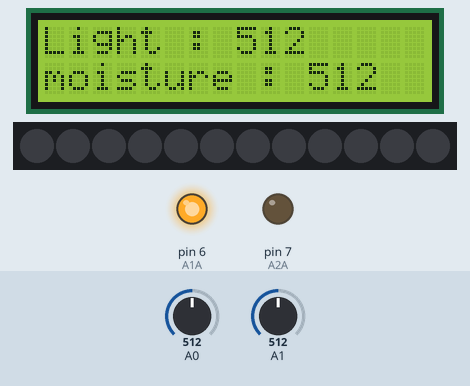
Recording of a sketch running on a simulated Arduino Uno, built with avr-gcc and run on an emulated ATmega328P. On the bench: 16×2 character LCD, 12 RGB LEDs in strip order, left to right, output pins drawn as LEDs (lit = HIGH). The inputs (shaded band) are chosen by the test bench; at power-on: A0 = 512, A1 = 512.

Above: at 0.1 s.
At 91.2 s:
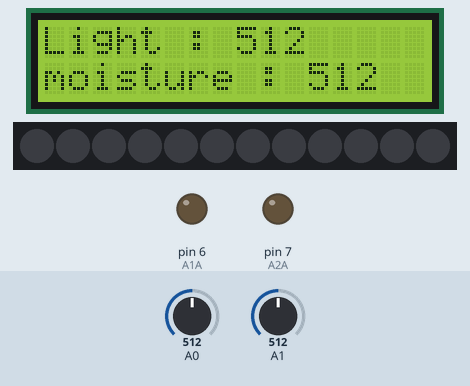
Timing chart, 0 to 103.7 s (numbered marks = the images above):
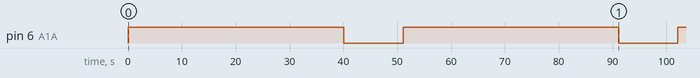

The sketch:

sketch_12_1_Color.ino
```cpp
#include <LiquidCrystal_I2C.h>
#include <Adafruit_NeoPixel.h>
#include <Wire.h>
#define NEO_PIN 8
#define NUM_LEDS 12

int A1A = 6;
int A2A = 7;

int rval = 0;
int gval = 0;
int bval = 0;

LiquidCrystal_I2C lcd(0x27, 16, 2);
Adafruit_NeoPixel LED = Adafruit_NeoPixel(NUM_LEDS, NEO_PIN, NEO_GRB + NEO_KHZ800);

void setup() {
  // put your setup code here, to run once:
  pinMode(8,OUTPUT);
  Serial.begin(9600);
  lcd.init();
  lcd.backlight();
  LED.begin();
  LED.setBrightness(100);
  pinMode(A1A,OUTPUT);
  pinMode(A2A, OUTPUT);

  LED.setPixelColor(0, LED.Color(255, 0, 0));
  LED.setPixelColor(1, LED.Color(255, 0, 0));
  LED.setPixelColor(2, LED.Color(0, 0, 255));
  LED.setPixelColor(3, LED.Color(255, 0, 0));
  LED.setPixelColor(4, LED.Color(255, 0, 0));
  LED.setPixelColor(5, LED.Color(0, 0, 255));
  LED.setPixelColor(6, LED.Color(255, 0, 0));
  LED.setPixelColor(7, LED.Color(255, 0, 0));
  LED.setPixelColor(8, LED.Color(0, 0, 255));
  LED.setPixelColor(9, LED.Color(255, 0, 0));
  LED.setPixelColor(10, LED.Color(255, 0, 0));
  LED.setPixelColor(11, LED.Color(0, 0, 255));

}

void loop() {
  // put your main code here, to run repeatedly:
  int light = analogRead(A0);
  int Soil_moisture = analogRead(A1);
  lcd.setCursor(0,1);
  lcd.print("moisture : ");
  lcd.print(Soil_moisture);

  lcd.setCursor(0,0);
  lcd.print("Light : ");
  lcd.print(light);

  if(light>400){
    lcd.setCursor(0,1);
    //digitalWrite(8,LOW);
    LED.setBrightness(0);
  }
  if(light<=400){
    lcd.setCursor(0,1);
    //digitalWrite(8,HIGH);
    LED.setBrightness(400-light);
  }

  while(Serial.available()>0){
    rval = Serial.parseInt();
    gval = Serial.parseInt();
    bval = Serial.parseInt();

    if(Serial.read() =='\n'){
      LED.setPixelColor(0, LED.Color(rval, gval, bval));
      LED.setPixelColor(1, LED.Color(rval, gval, bval));
      LED.setPixelColor(2, LED.Color(rval, gval, bval));
      LED.setPixelColor(3, LED.Color(rval, gval, bval));
      LED.setPixelColor(4, LED.Color(rval, gval, bval));
      LED.setPixelColor(5, LED.Color(rval, gval, bval));
      LED.setPixelColor(6, LED.Color(rval, gval, bval));
      LED.setPixelColor(7, LED.Color(rval, gval, bval));
      LED.setPixelColor(8, LED.Color(rval, gval, bval));
      LED.setPixelColor(9, LED.Color(rval, gval, bval));
      LED.setPixelColor(10, LED.Color(rval, gval, bval));
      LED.setPixelColor(11, LED.Color(rval, gval, bval));
    }
  }

  if(Soil_moisture>200){
    digitalWrite(A1A, HIGH);
    delay(40000);
    digitalWrite(A1A, LOW);
    digitalWrite(A2A, LOW);

  }
  else{
    digitalWrite(A1A, LOW);
    digitalWrite(A2A, LOW);
  }

  delay(10000);

  LED.show();
  delay(1000);
  lcd.clear();
}
```

Measured:
- by itself, pin 6 (A1A): alternates HIGH for 40.0 s and LOW for 11.0 s
